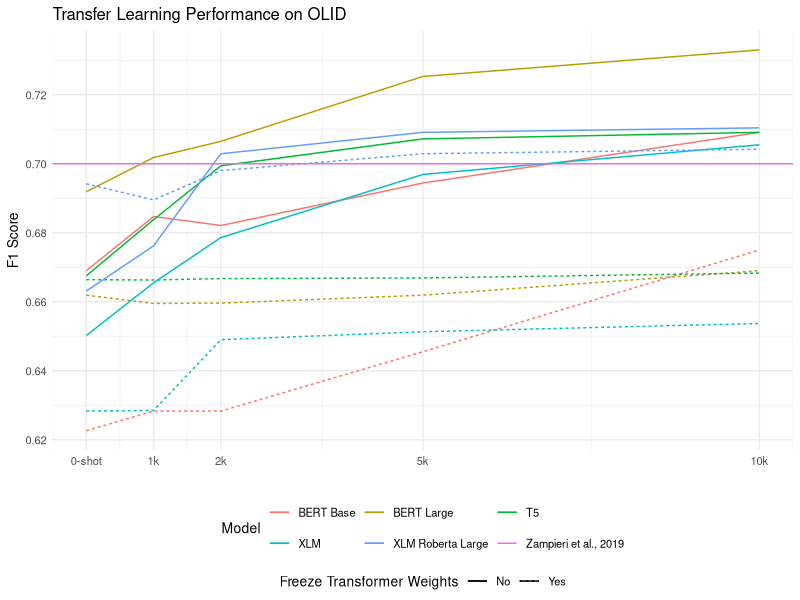
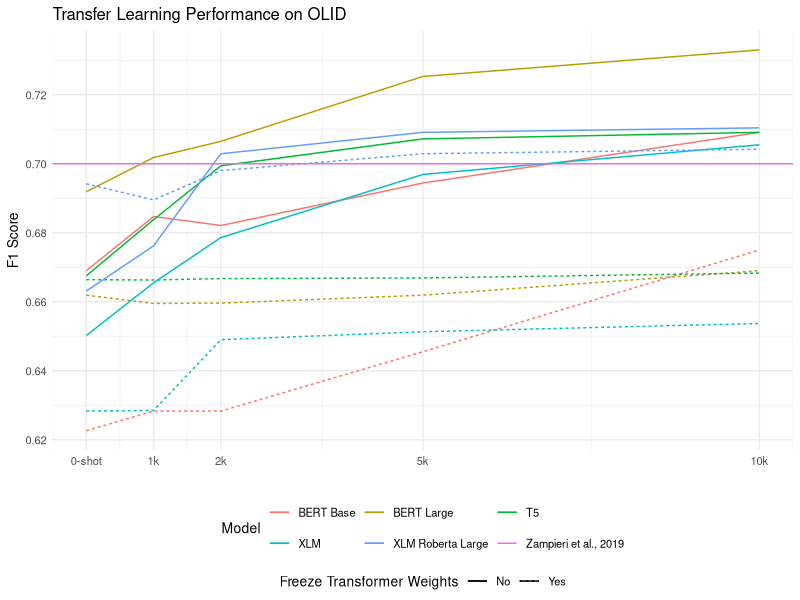

Generate these figures, in order, with R:
library(readxl)
library(tidyverse)
setwd('Documents/Berkeley/W266/final project/')
Results <- read_excel("Results.xlsx", sheet = "table 3")

as.tbl(Results) %>% gather(key = 'key', value = 'value', `OLID 0-shot`:`OLID 0-shot 10k`) %>%
  mutate(size = ifelse(key == 'OLID 0-shot', 0, 
                       ifelse(key == 'OLID 0-shot 1k', 1000,
                              ifelse(key == 'OLID 0-shot 2k', 2000,
                                     ifelse(key == 'OLID 0-shot 5k', 5000, 10000))))) %>% 
  mutate(g = paste(Model, Freeze)) %>%
  mutate(key = factor(key, 
                         levels = c('OLID 0-shot', 'OLID 0-shot 1k','OLID 0-shot 2k' ,
                                    'OLID 0-shot 5k', 'OLID 0-shot 10k'))) %>%
  ggplot() + geom_line(aes(x = size, y = value, colour = Model, lty = Freeze,
                           group = g)) + 
  geom_hline(aes(yintercept = .7, 
                 colour = 'Zampieri et al., 2019'), show.legend = T) + 
  scale_x_continuous(breaks = c(0, 1000, 2000, 5000, 10000), labels = c('0-shot', '1k', '2k', '5k', '10k')) + 
  labs(x = '', y = 'F1 Score', lty = 'Freeze Transformer Weights', 
       title = 'Transfer Learning Performance on OLID') + 
  theme_minimal(base_size = 10) + 
  theme(legend.position = 'bottom', legend.box="vertical", legend.margin=margin(), legend.text.align = 0) +
  guides(colour=guide_legend(nrow=2,byrow=TRUE)) 

ggsave(file = 'transfer_learning_performance_nominal.png', width = 4.5, height = 4, units = 'in')
